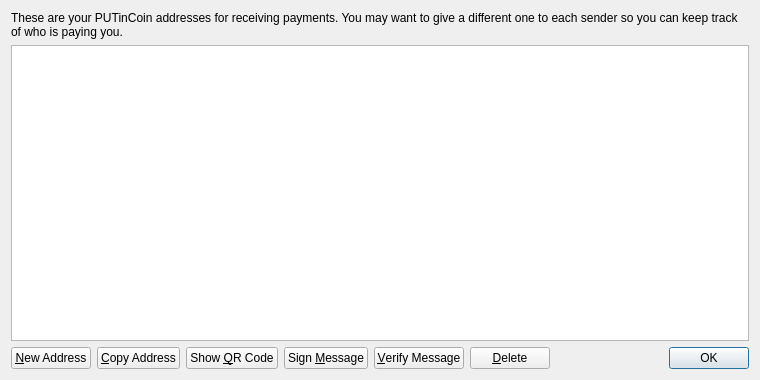
<?xml version="1.0" encoding="UTF-8"?>
<ui version="4.0">
 <class>AddressBookPage</class>
 <widget class="QWidget" name="AddressBookPage">
  <property name="geometry">
   <rect>
    <x>0</x>
    <y>0</y>
    <width>760</width>
    <height>380</height>
   </rect>
  </property>
  <property name="windowTitle">
   <string>Address Book</string>
  </property>
  <layout class="QVBoxLayout" name="verticalLayout">
   <item>
    <widget class="QLabel" name="labelExplanation">
     <property name="text">
      <string>These are your PUTinCoin addresses for receiving payments. You may want to give a different one to each sender so you can keep track of who is paying you.</string>
     </property>
     <property name="textFormat">
      <enum>Qt::PlainText</enum>
     </property>
     <property name="wordWrap">
      <bool>true</bool>
     </property>
    </widget>
   </item>
   <item>
    <widget class="QTableView" name="tableView">
     <property name="contextMenuPolicy">
      <enum>Qt::CustomContextMenu</enum>
     </property>
     <property name="toolTip">
      <string>Double-click to edit address or label</string>
     </property>
     <property name="tabKeyNavigation">
      <bool>false</bool>
     </property>
     <property name="alternatingRowColors">
      <bool>true</bool>
     </property>
     <property name="selectionMode">
      <enum>QAbstractItemView::SingleSelection</enum>
     </property>
     <property name="selectionBehavior">
      <enum>QAbstractItemView::SelectRows</enum>
     </property>
     <property name="sortingEnabled">
      <bool>true</bool>
     </property>
     <attribute name="verticalHeaderVisible">
      <bool>false</bool>
     </attribute>
    </widget>
   </item>
   <item>
    <layout class="QHBoxLayout" name="horizontalLayout">
     <item>
      <widget class="QPushButton" name="newAddressButton">
       <property name="toolTip">
        <string>Create a new address</string>
       </property>
       <property name="text">
        <string>&amp;New Address</string>
       </property>
       <property name="icon">
        <iconset resource="../bitcoin.qrc">
         <normaloff>:/icons/add</normaloff>:/icons/add</iconset>
       </property>
      </widget>
     </item>
     <item>
      <widget class="QPushButton" name="copyToClipboard">
       <property name="toolTip">
        <string>Copy the currently selected address to the system clipboard</string>
       </property>
       <property name="text">
        <string>&amp;Copy Address</string>
       </property>
       <property name="icon">
        <iconset resource="../bitcoin.qrc">
         <normaloff>:/icons/editcopy</normaloff>:/icons/editcopy</iconset>
       </property>
      </widget>
     </item>
     <item>
      <widget class="QPushButton" name="showQRCode">
       <property name="text">
        <string>Show &amp;QR Code</string>
       </property>
       <property name="icon">
        <iconset resource="../bitcoin.qrc">
         <normaloff>:/icons/qrcode</normaloff>:/icons/qrcode</iconset>
       </property>
      </widget>
     </item>
     <item>
      <widget class="QPushButton" name="signMessage">
       <property name="toolTip">
        <string>Sign a message to prove you own a PUTinCoin address</string>
       </property>
       <property name="text">
        <string>Sign &amp;Message</string>
       </property>
       <property name="icon">
        <iconset resource="../bitcoin.qrc">
         <normaloff>:/icons/edit</normaloff>:/icons/edit</iconset>
       </property>
      </widget>
     </item>
     <item>
      <widget class="QPushButton" name="verifyMessage">
       <property name="toolTip">
        <string>Verify a message to ensure it was signed with a specified PUTinCoin address</string>
       </property>
       <property name="text">
        <string>&amp;Verify Message</string>
       </property>
       <property name="icon">
        <iconset resource="../bitcoin.qrc">
         <normaloff>:/icons/transaction_0</normaloff>:/icons/transaction_0</iconset>
       </property>
      </widget>
     </item>
     <item>
      <widget class="QPushButton" name="deleteButton">
       <property name="toolTip">
        <string>Delete the currently selected address from the list</string>
       </property>
       <property name="text">
        <string>&amp;Delete</string>
       </property>
       <property name="icon">
        <iconset resource="../bitcoin.qrc">
         <normaloff>:/icons/remove</normaloff>:/icons/remove</iconset>
       </property>
      </widget>
     </item>
     <item>
      <spacer name="horizontalSpacer">
       <property name="orientation">
        <enum>Qt::Horizontal</enum>
       </property>
       <property name="sizeHint" stdset="0">
        <size>
         <width>40</width>
         <height>20</height>
        </size>
       </property>
      </spacer>
     </item>
     <item>
      <widget class="QDialogButtonBox" name="buttonBox">
       <property name="sizePolicy">
        <sizepolicy hsizetype="Maximum" vsizetype="Fixed">
         <horstretch>0</horstretch>
         <verstretch>0</verstretch>
        </sizepolicy>
       </property>
       <property name="standardButtons">
        <set>QDialogButtonBox::Ok</set>
       </property>
      </widget>
     </item>
    </layout>
   </item>
  </layout>
 </widget>
 <resources>
  <include location="../bitcoin.qrc"/>
 </resources>
 <connections/>
</ui>
